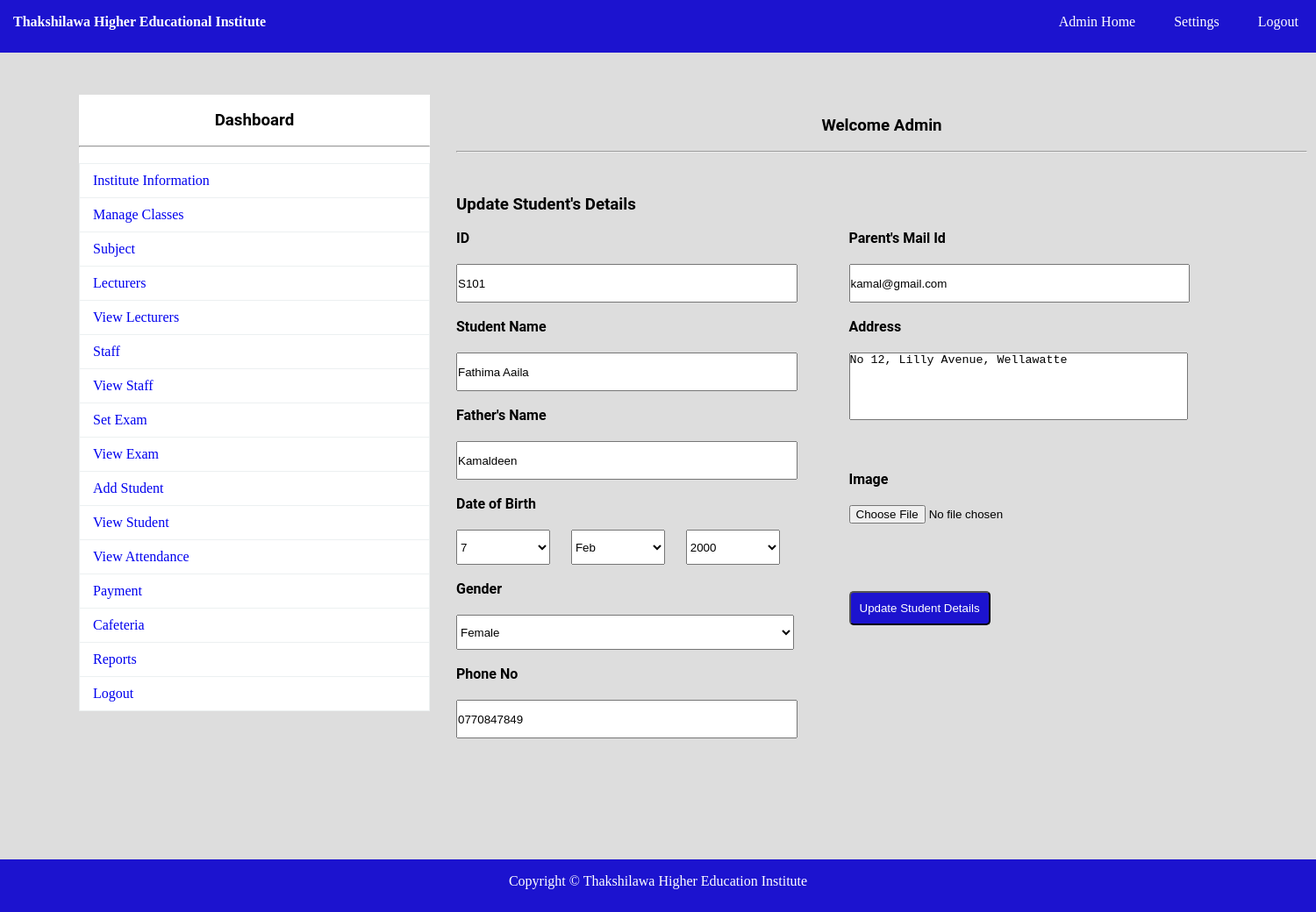
The page /student_update.php?stuid=1 (signed in) on the database its author committed.
### tables this page shows
CREATE TABLE `student` (
  `ID` int(11) NOT NULL,
  `RNO` varchar(150) NOT NULL,
  `NAME` varchar(150) NOT NULL,
  `FNAME` varchar(150) NOT NULL,
  `DOB` varchar(150) NOT NULL,
  `GEN` varchar(150) NOT NULL,
  `PHO` varchar(150) NOT NULL,
  `MAIL` varchar(150) NOT NULL,
  `ADDR` text NOT NULL,
  `SIMG` varchar(150) NOT NULL
);

### student_update.php (the view, shortened to what this page needs)
<?php
	include"database.php";
	if (isset($_SESSION["AID"])){
		$logged_user = $_SESSION["ANAME"];
	} elseif (isset($_SESSION["NAID"])) {
		$logged_user = $_SESSION["NANAME"];
	} else {
		echo"<script>window.open('index.php?mes=Access Denied...','_self');</script>";
	}
?>
<!DOCTYPE html>
<html>
	<head>
		<link rel="stylesheet" type="text/css" href="css/style.css">
	</head>
	<body>
		<?php include"navbar.php";?><br>
			<div id="section">
				<?php include"sidebar.php";?><br><br><br>
				<h3 class="text" style="color: black;">Welcome <?php echo $logged_user; ?></h3><br><hr><br>
				<div class="content">
						<h3 style="color: black;">Update Student's Details</h3><br>
				<form method="post" enctype="multipart/form-data" action="<?php echo $_SERVER["PHP_SELF"];?>">
				<div class="lbox">
						<?php
                            if(isset($_GET['stuid'])){
                                $stuid=$_GET['stuid'];
                            } else {
                                echo"<script>window.open('student.php','_self');</script>";
                            }
							$sql="SELECT * FROM student WHERE ID = '{$stuid}'";
							$res=$db->query($sql);
							if($res->num_rows>0)
							{
								$row1=$res->fetch_assoc();
								$rno = $row1['RNO'];
								$sname = $row1['NAME'];
								$fname = $row1['FNAME'];
                                $dob = $row1['DOB'];
                                $pno = $row1['PHO'];
                                $day = explode("-",$dob)[0];
                                $month = explode("-",$dob)[1];
                                $year = explode("-",$dob)[2];
								$gender = $row1['GEN'];
								$email = $row1['MAIL'];
								$addr = $row1['ADDR'];
                                $rno = $row1['RNO'];
                                function addSelected ($dbval, $actval) {
                                    if ($dbval == $actval) {
                                        return "selected";
                                    }
                                }
							}
						?>
					<label style="color: black;"> ID</label><br>
					<input type="text" class="input3" name="rno" value="<?php echo $rno;?>" readonly  ><br><br>
					<label style="color: black;"> Student Name</label><br>
					<input type="text" class="input3" name="name" value="<?php echo $sname;?>"><br><br>
					<label style="color: black;"> Father's Name</label><br>
					<input type="text" class="input3" name="fname" value="<?php echo $fname;?>"><br><br>
					<label style="color: black;">  Date of Birth</label><br>
					<select name="da" class="input5">
						<option value="7" <?php echo addSelected($day, "7") ?>>7 </option>
					</select>
					<select name="mo" class="input5">
						<option value="02" <?php echo addSelected($month, "02") ?>>Feb</option>
					</select>
					<select name="ye" class="input5">
						<option value="2000" <?php echo addSelected($year, "2000") ?>>2000</option>
					</select><br><br>
					<label style="color: black;">Gender</label>
					<select name="gen" required class="input3">
							<option value="Female" <?php echo addSelected($gender, "Female") ?>>Female</option>
					</select><br><br>
					<label style="color: black;"> Phone No</label><br>
					<input type="text" class="input3" maxlength="10" name="pho" value="<?php echo $pno;?>"><br><br>
				</div>
				<div class="rbox">
				<label style="color: black;"> Parent's Mail Id</label><br>
					<input type="email" class="input3" name="email" value="<?php echo $email;?>"><br><br>
					<label style="color: black;">  Address</label><br>
					<textarea rows="5" name="addr"><?php echo $addr;?></textarea><br><br>
					<br><br>
					<label style="color: black;">Image</label><br>
					<input type="file"  class="input3" name="img"><br><br>
			<button type="submit"  class="btn" name="submit">Update Student Details</button>
				</div>
				</form>
				</div>
			</div>
				<?php include"footer.php";?>
	</body>
</html>

### css/style.css (style rules this page uses)
* { padding: 0px; margin: 0px; }
html { background: #dddddd; }
body { width: 100%; height: 100%; margin: 0%; padding: 0%; overflow-x: vissble; zoom: 100%; }
h1, h2, h3, h4, h5, h6, label { font-family: roboto; color: #cd00c7; }
.btn { border-radius: 5px; padding: 10px; background: #1c13cf; color: white; margin-top: 40px; }
label { font-weight: bold; }
.text { text-align: center; }
#section { height: auto; width: 1400px; margin-left: 90px; font-family: cambria; }
.content { margin-top: 30px; height: auto; width: 950px; float: left; }
.input3 { width: 90%; height: 40px; margin-top: 20px; }
.input5 { width: 25%; height: 40px; margin-top: 20px; margin-right: 20px; }
.lbox { width: 45%; margin-right: 20px; float: left; }
.rbox { width: 45%; float: left; }
textarea { resize: none; width: 90%; margin-top: 20px; }

### rows shown on the page
student: rno "S101", name "Fathima Aaila", fname "Kamaldeen", pho "0770847849", email "kamal@gmail.com", addr "No 12, Lilly Avenue, Wellawatte"

### other values the page prints
$logged_user "Admin"
